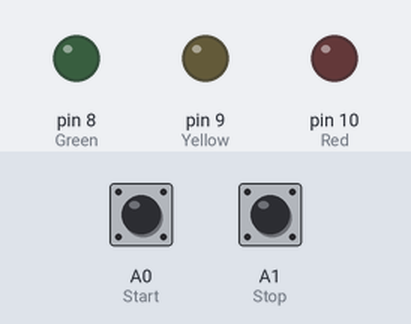
The sketch below on a simulated Arduino Uno, built with avr-gcc and run on an emulated ATmega328P. On the bench: output pins drawn as LEDs (lit = HIGH). Dashed ring = blinking. The inputs (shaded band) are chosen by the test bench; at power-on: A0 (Start) LOW, A1 (Stop) LOW.

Above: at 1.2 s.
1.3 s: A0 (Start) pulled HIGH for 0.15 s
At 1.59 s:
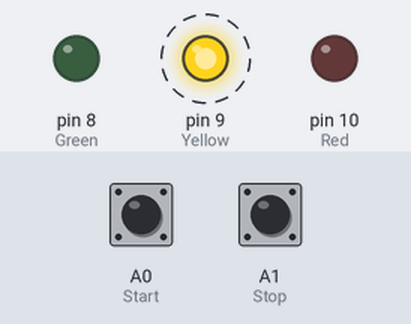
4.3 s: A1 (Stop) pulled HIGH for 0.15 s
At 5.5 s:
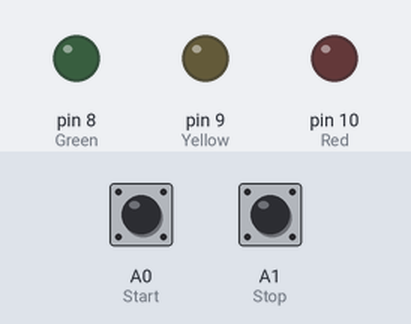
5.9 s: A0 (Start) pulled HIGH for 1 s
At 6.7 s:
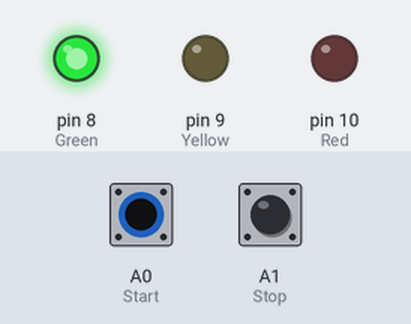
8.9 s: A1 (Stop) pulled HIGH for 1 s
At 10.3 s:
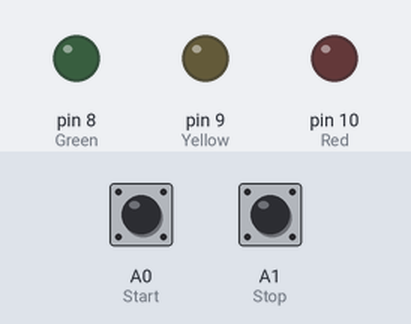
Timing chart, 0 to 11.9 s (numbered marks = the images above; inputs shaded):
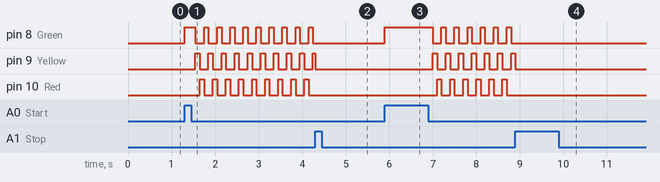

Measured:
- after the input at 1.3 s, pin 8 (Green): LOW → HIGH at once, then repeats every 0.30 s: LOW 0.20 s, HIGH 0.10 s; pin 9 (Yellow): alternates HIGH for 0.10 s and LOW for 0.20 s, starting after 0.25 s; pin 10 (Red): alternates HIGH for 0.10 s and LOW for 0.20 s, starting after 0.35 s
- after the input at 4.3 s, pin 8 (Green), pin 10 (Red): stops changing and stays LOW
- after the input at 5.9 s, pin 8 (Green): LOW → HIGH at once, then repeats every 0.30 s: LOW 0.20 s, HIGH 0.10 s; pin 9 (Yellow): alternates HIGH for 0.10 s and LOW for 0.20 s, starting after 1.1 s; pin 10 (Red): alternates HIGH for 0.10 s and LOW for 0.20 s, starting after 1.2 s
- after the input at 8.9 s, pin 8 (Green), pin 9 (Yellow), pin 10 (Red): stops changing and stays LOW

The sketch:

semaforo.ino
```cpp
#define Start A0
#define Stop A1

#define Red 10
#define Yellow 9
#define Green 8

bool Onoff = 0;
int State = 1;
bool FirstTime = 0;
int Time = 100;
unsigned long int Clock = millis() + Time;

void setup()
{
	pinMode(Start, INPUT);
	pinMode(Stop, INPUT);

	pinMode(Red, OUTPUT);
	pinMode(Yellow, OUTPUT);
	pinMode(Green, OUTPUT);

    digitalWrite(Red, LOW);
    digitalWrite(Yellow, LOW);
    digitalWrite(Green, LOW);
}

void loop()
{
  if(digitalRead(Start) == HIGH)
  {
    Onoff = 1;
    if(FirstTime == 1) State = 1;
    else FirstTime = 1;
    Clock = millis() + Time;
  }
  else if(digitalRead(Stop) == HIGH) Onoff = 0;

  if((Clock <= millis()) && Onoff == 1)
  {
    if(State == 3) State = 1;
    else State++;
    Clock = millis() + Time;
  }

  if(Onoff == 0)
  {
    digitalWrite(Red, LOW);
    digitalWrite(Yellow, LOW);
    digitalWrite(Green, LOW);
  }
  else
  {
  	if(State == 1)
    {
        digitalWrite(Red, LOW);
    	digitalWrite(Yellow, LOW);
    	digitalWrite(Green, HIGH);
    }

    if(State == 2)
    {
        digitalWrite(Red, LOW);
    	digitalWrite(Yellow, HIGH);
    	digitalWrite(Green, LOW);
    }

     if(State == 3)
    {
        digitalWrite(Red, HIGH);
    	digitalWrite(Yellow, LOW);
    	digitalWrite(Green, LOW);
    }
  }
}
```
